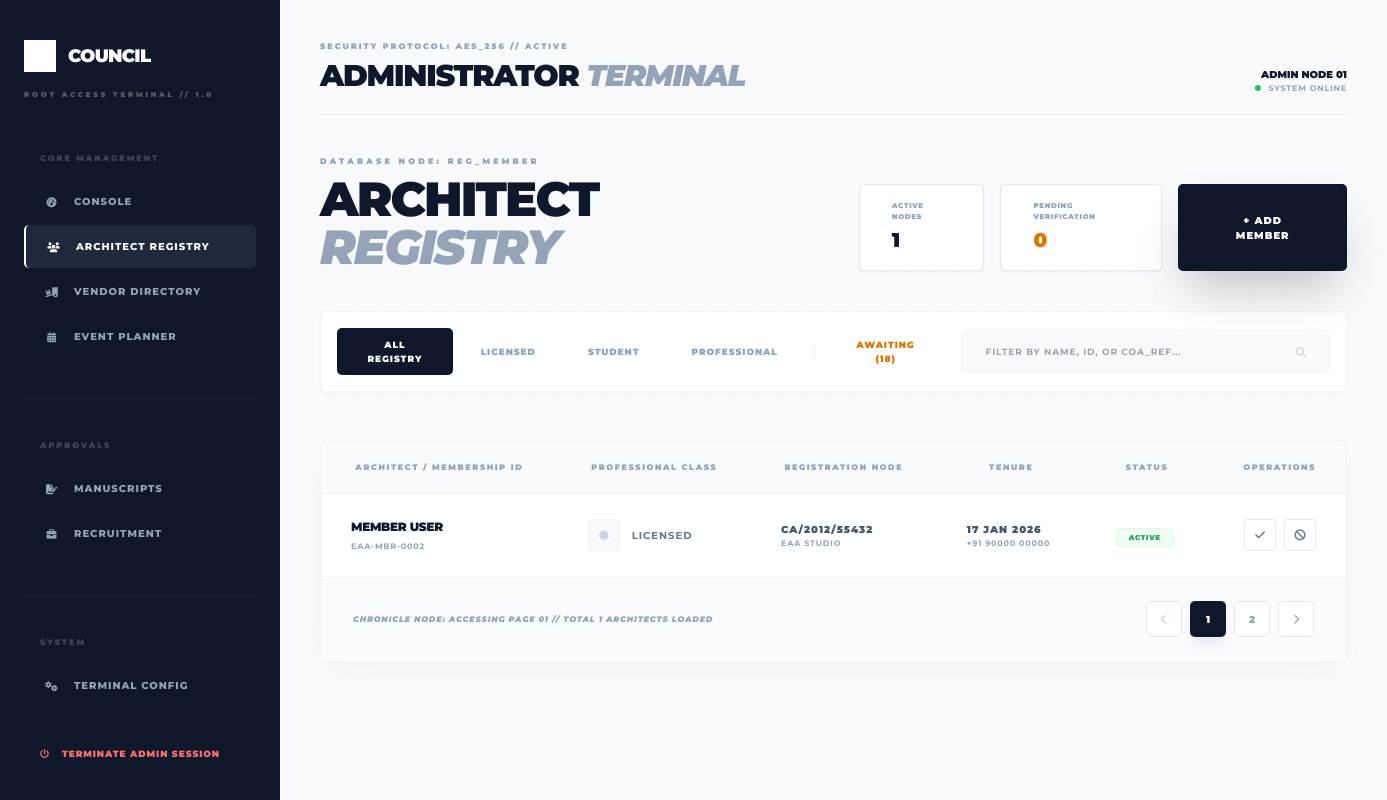
Screenshot of /admin/manage_members.php with the database file from the repository.
### tables this page shows
CREATE TABLE member_profile (
  id INT UNSIGNED AUTO_INCREMENT PRIMARY KEY,
  user_id INT UNSIGNED NOT NULL UNIQUE,
  phone VARCHAR(40) NOT NULL,
  membership_category VARCHAR(40) NOT NULL DEFAULT 'licensed',
  coa_number VARCHAR(60) DEFAULT NULL,
  organization_name VARCHAR(160) DEFAULT NULL,
  created_at TIMESTAMP NOT NULL DEFAULT CURRENT_TIMESTAMP,
  CONSTRAINT fk_member_profile_user FOREIGN KEY (user_id) REFERENCES users(id) ON DELETE CASCADE
);

CREATE TABLE users (
  id INT UNSIGNED AUTO_INCREMENT PRIMARY KEY,
  full_name VARCHAR(120) NOT NULL,
  email VARCHAR(190) NOT NULL UNIQUE,
  password_hash VARCHAR(255) NOT NULL,
  role ENUM('admin', 'member', 'vendor') NOT NULL DEFAULT 'member',
  status ENUM('pending', 'active', 'rejected') NOT NULL DEFAULT 'pending',
  email_verified_at TIMESTAMP NULL DEFAULT NULL,
  created_at TIMESTAMP NOT NULL DEFAULT CURRENT_TIMESTAMP,
  INDEX idx_users_role (role),
  INDEX idx_users_status (status)
);

### config/db.php (called while the page is built, shortened)
<?php
function db(): PDO
{
    static $pdo = null;
    if ($pdo instanceof PDO) {
        return $pdo;
    }
    $config = require __DIR__ . '/config.php';
    $db = $config['db'];
    $dsn = sprintf(
        'mysql:host=%s;dbname=%s;charset=%s',
        $db['host'],
        $db['name'],
        $db['charset']
    );
    $pdo = new PDO($dsn, $db['user'], $db['pass'], [
        PDO::ATTR_ERRMODE => PDO::ERRMODE_EXCEPTION,
        PDO::ATTR_DEFAULT_FETCH_MODE => PDO::FETCH_ASSOC,
        PDO::ATTR_EMULATE_PREPARES => false,
    ]);
    return $pdo;
}

### lib/helpers.php (called while the page is built, shortened)
<?php
function e(?string $value): string
{
    return htmlspecialchars($value ?? '', ENT_QUOTES, 'UTF-8');
}

### admin/manage_members.php (the view, shortened to what this page needs)
<?php
require_once __DIR__ . '/../lib/helpers.php';
require_once __DIR__ . '/../config/db.php';
$members = db()->query(
    'SELECT users.id, users.full_name, users.email, users.status, users.created_at,
            member_profile.phone, member_profile.membership_category, member_profile.coa_number, member_profile.organization_name
     FROM users
     JOIN member_profile ON member_profile.user_id = users.id
     WHERE users.role = "member"
     ORDER BY users.created_at DESC'
)->fetchAll();
$counts = ['active' => 0, 'pending' => 0, 'rejected' => 0];
$countStmt = db()->query('SELECT status, COUNT(*) as total FROM users WHERE role = "member" GROUP BY status');
foreach ($countStmt->fetchAll() as $row) {
    $counts[$row['status']] = (int) $row['total'];
}
require_once 'partials/header.php';
?>
<div class="mb-12 reveal active">
    <div class="flex flex-col md:flex-row md:items-end justify-between gap-8 mb-10">
        <div>
            <span class="text-[8px] font-black uppercase tracking-[0.4em] text-slate-400 mb-2 block">Database Node: REG_MEMBER</span>
            <h2 class="font-druk text-3xl md:text-5xl text-slate-900 uppercase">Architect <span class="text-slate-400 italic">Registry</span></h2>
        </div>
        <div class="flex gap-4">
            <div class="px-8 py-4 bg-white border border-slate-200 eaa-radius flex flex-col justify-center shadow-sm">
                <span class="text-[7px] font-black text-slate-400 uppercase tracking-widest mb-1">Active Nodes</span>
                <span class="text-xl font-black text-slate-900"><?= $counts['active'] ?></span>
            </div>
            <div class="px-8 py-4 bg-white border border-slate-200 eaa-radius flex flex-col justify-center shadow-sm">
                <span class="text-[7px] font-black text-slate-400 uppercase tracking-widest mb-1">Pending Verification</span>
                <span class="text-xl font-black text-amber-600"><?= $counts['pending'] ?></span>
            </div>
            <button class="px-10 py-4 bg-slate-900 text-white text-[10px] font-black uppercase tracking-widest eaa-radius shadow-2xl hover:bg-slate-700 transition-all">+ Add Member</button>
        </div>
    </div>
    <div class="p-4 bg-white border border-slate-100 eaa-radius flex flex-col lg:flex-row gap-4 justify-between items-center shadow-sm">
        <div class="flex items-center gap-1 overflow-x-auto no-scrollbar w-full lg:w-auto">
            <button class="px-6 py-2.5 bg-slate-900 text-white text-[9px] font-black uppercase tracking-widest eaa-radius">All Registry</button>
            <button class="px-6 py-2.5 text-slate-400 hover:text-slate-900 text-[9px] font-black uppercase tracking-widest transition-all">Licensed</button>
            <button class="px-6 py-2.5 text-slate-400 hover:text-slate-900 text-[9px] font-black uppercase tracking-widest transition-all">Student</button>
            <button class="px-6 py-2.5 text-slate-400 hover:text-slate-900 text-[9px] font-black uppercase tracking-widest transition-all">Professional</button>
            <button class="px-6 py-2.5 text-amber-600 font-black text-[9px] uppercase tracking-widest">Awaiting (18)</button>
        </div>
        <div class="relative w-full lg:w-96">
            <input type="text" placeholder="FILTER BY NAME, ID, OR COA_REF..." class="w-full bg-slate-50 border border-slate-100 eaa-radius px-6 py-3.5 text-[9px] font-bold uppercase tracking-widest outline-none focus:border-slate-400 transition-all">
            <i class="fa-solid fa-magnifying-glass absolute right-6 top-1/2 -translate-y-1/2 text-slate-300 text-[10px]"></i>
        </div>
    </div>
</div>
<div class="ledger-table-container reveal active" style="transition-delay: 100ms;">
    <div class="overflow-x-auto">
        <table class="eaa-table">
            <thead>
                <tr>
                    <th>Architect / Membership ID</th>
                    <th>Professional Class</th>
                    <th>Registration Node</th>
                    <th>Tenure</th>
                    <th>Status</th>
                    <th class="text-right">Operations</th>
                </tr>
            </thead>
            <tbody>
                <?php foreach($members as $m): ?>
                <tr>
                    <td>
                        <div class="flex flex-col">
                            <span class="text-[12px] font-black text-slate-900 uppercase tracking-tight mb-1"><?= e($m['full_name']) ?></span>
                            <div class="flex items-center gap-2">
                                <span class="text-[8px] font-bold text-slate-400 uppercase tracking-[0.1em]">EAA-MBR-<?= str_pad((string) $m['id'], 4, '0', STR_PAD_LEFT) ?></span>
                            </div>
                        </div>
                    </td>
                    <td>
                        <div class="flex items-center gap-3">
                            <div class="w-8 h-8 rounded bg-slate-50 flex items-center justify-center text-slate-300 border border-slate-100">
                                <?php if(($m['membership_category'] ?? '') === 'licensed'): ?>
                                    <i class="fa-solid fa-certificate text-[10px]"></i>
                                <?php elseif(($m['membership_category'] ?? '') === 'student'): ?>
                                    <i class="fa-solid fa-graduation-cap text-[10px]"></i>
                                <?php else: ?>
                                    <i class="fa-solid fa-user-tie text-[10px]"></i>
                                <?php endif; ?>
                            </div>
                            <span class="text-[10px] font-bold text-slate-500 uppercase tracking-widest"><?= e($m['membership_category'] ?: 'member') ?></span>
                        </div>
                    </td>
                    <td>
                        <div class="flex flex-col">
                            <span class="text-[10px] font-black text-slate-600 uppercase tracking-widest"><?= e($m['coa_number'] ?: 'Not Provided') ?></span>
                            <span class="text-[8px] font-bold text-slate-400 uppercase tracking-widest"><?= e($m['organization_name'] ?: 'Official Registry') ?></span>
                        </div>
                    </td>
                    <td>
                        <div class="flex flex-col">
                            <span class="text-[10px] font-black text-slate-600 uppercase tracking-widest"><?= e(date('d M Y', strtotime($m['created_at']))) ?></span>
                            <span class="text-[8px] font-bold text-slate-400 uppercase tracking-widest"><?= e($m['phone']) ?></span>
                        </div>
                    </td>
                    <td>
                        <?php
                        $statusClass = 'bg-slate-100 text-slate-500';
                        if($m['status'] === 'active') $statusClass = 'bg-green-50 text-green-600 border-green-100';
                        ?>
                        <span class="px-3 py-1 text-[7px] font-black uppercase tracking-widest rounded border <?= $statusClass ?>">
                            <?= e($m['status']) ?>
                        </span>
                    </td>
                    <td>
                        <form method="post" class="flex justify-end gap-2">
                            <button class="action-node hover:!bg-emerald-500 hover:!border-emerald-500" name="status" value="active" title="Activate Member">
                                <i class="fa-solid fa-check text-[11px]"></i>
                            </button>
                            <button class="action-node hover:!bg-red-500 hover:!border-red-500" name="status" value="rejected" title="Reject Member">
                                <i class="fa-solid fa-ban text-[11px]"></i>
                            </button>
                        </form>
                    </td>
                </tr>
                <?php endforeach; ?>
            </tbody>
        </table>
    </div>
    <div class="px-8 py-6 bg-slate-50/50 border-t border-slate-100 flex items-center justify-between">
        <span class="text-[8px] font-black uppercase tracking-widest text-slate-400 italic">Chronicle Node: Accessing Page 01 // Total <?= count($members) ?> Architects Loaded</span>
        <div class="flex gap-2">
            <button class="w-9 h-9 flex items-center justify-center bg-white border border-slate-200 eaa-radius text-slate-300 hover:border-slate-400 transition-all"><i class="fa-solid fa-chevron-left text-[10px]"></i></button>
            <button class="w-9 h-9 flex items-center justify-center bg-slate-900 text-white eaa-radius text-[10px] font-black shadow-lg shadow-slate-200">1</button>
            <button class="w-9 h-9 flex items-center justify-center bg-white border border-slate-200 eaa-radius text-[10px] font-black text-slate-400 hover:border-slate-400 transition-all">2</button>
            <button class="w-9 h-9 flex items-center justify-center bg-white border border-slate-200 eaa-radius text-slate-400 hover:border-slate-400 transition-all"><i class="fa-solid fa-chevron-right text-[10px]"></i></button>
        </div>
    </div>
</div>
<?php
require_once 'partials/footer.php';
?>

### rows the page displays
member_profile: user.full_name "MEMBER USER", user "0002", membership_category "LICENSED", coa_number "CA/2012/55432", organization_name "EAA STUDIO", user.created_at "17 JAN 2026", phone "+91 90000 00000", user.status "ACTIVE"

### other values shown
$counts['active'] "1"
$counts['pending'] "0"
count($members) "1"
